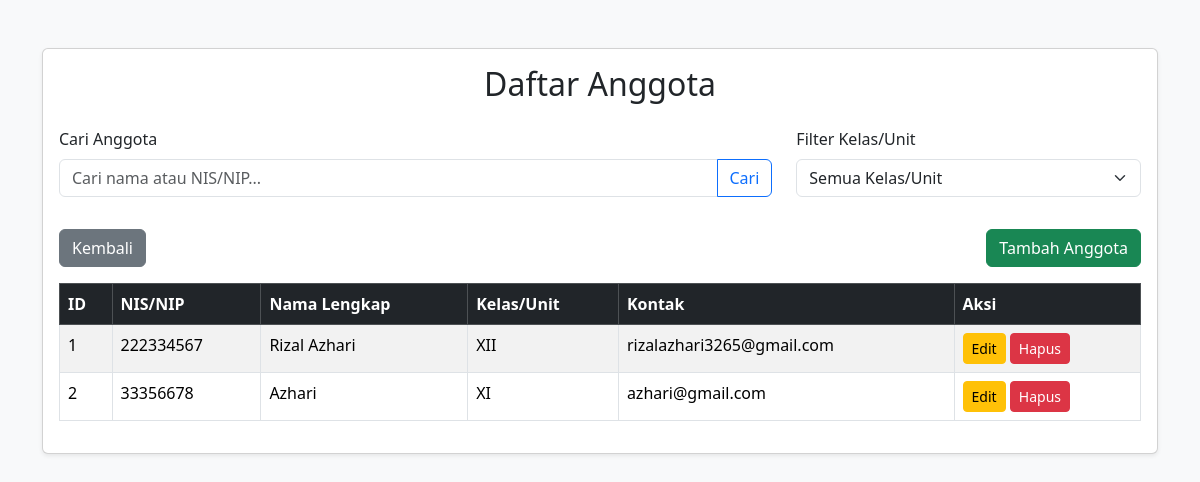
The app's page /tampilan/anggota/daftar_anggota.php (signed in) with its own data.
### tables this page shows
CREATE TABLE `anggota` (
  `id_anggota` int(11) NOT NULL,
  `id_pengguna` int(11) NOT NULL,
  `nis_nip` int(11) NOT NULL,
  `nama` varchar(114) NOT NULL,
  `kelas_unit` varchar(114) NOT NULL,
  `kontak` varchar(114) NOT NULL
);

### tampilan/anggota/daftar_anggota.php (the view, shortened to what this page needs)
<?php
require '../../config/koneksi.php';
$searchQuery = $_GET['q'] ?? '';
$sql = "SELECT * FROM anggota WHERE (nama LIKE :searchQuery OR nis_nip LIKE :searchQuery)";
$stmt = $pdo->prepare($sql);
$params = [':searchQuery' => '%' . $searchQuery . '%'];
$stmt->execute($params);
$anggota = $stmt->fetchAll(PDO::FETCH_ASSOC);
?>
<!DOCTYPE html>
<html lang="id">
<head>
    <link rel="stylesheet" href="../../bootstrap/css/bootstrap.min.css">
</head>
<body class="bg-light">
    <div class="container mt-5">
        <div class="card shadow-sm">
            <div class="card-body">
                <h2 class="text-center mb-4">Daftar Anggota</h2>
                <form method="GET" action="daftar_anggota.php" class="mb-3">
                    <div class="row">
                        <div class="col-md-8 mb-3">
                            <label for="q" class="form-label">Cari Anggota</label>
                            <div class="input-group">
                                <input type="text" name="q" class="form-control" placeholder="Cari nama atau NIS/NIP..." value="<?= htmlspecialchars($searchQuery); ?>">
                                <button class="btn btn-outline-primary" type="submit">Cari</button>
                            </div>
                        </div>
                        <div class="col-md-4 mb-3">
                            <label for="kelas" class="form-label">Filter Kelas/Unit</label>
                            <select name="kelas" class="form-select">
                                <option value="">Semua Kelas/Unit</option>
                            </select>
                        </div>
                    </div>
                </form>
                <div class="d-flex justify-content-between mt-3 mb-3">
                    <a href="../../dashboard/admin_dashboard.php" class="btn btn-secondary">Kembali</a>
                    <a href="tambah_anggota.php" class="btn btn-success">Tambah Anggota</a>
                </div>
                <table class="table table-striped table-bordered table-hover">
                    <thead class="table-dark">
                        <tr>
                            <th>ID</th>
                            <th>NIS/NIP</th>
                            <th>Nama Lengkap</th>
                            <th>Kelas/Unit</th>
                            <th>Kontak</th>
                            <th>Aksi</th>
                        </tr>
                    </thead>
                    <tbody>
                        <?php if (count($anggota) > 0): ?>
                            <?php foreach ($anggota as $b): ?>
                                <tr>
                                    <td><?= $b['id_anggota']; ?></td>
                                    <td><?= htmlspecialchars($b['nis_nip']); ?></td>
                                    <td><?= htmlspecialchars($b['nama']); ?></td>
                                    <td><?= htmlspecialchars($b['kelas_unit']); ?></td>
                                    <td><?= htmlspecialchars($b['kontak']); ?></td>
                                    <td>
                                        <a href="edit_anggota.php?id=<?= $b['id_anggota']; ?>" class="btn btn-warning btn-sm">Edit</a>
                                        <a href="../../proses/anggota/hapus_anggota.php?id=<?= $b['id_anggota']; ?>" class="btn btn-danger btn-sm" onclick="return confirm('Yakin ingin menghapus anggota ini?');">Hapus</a>
                                    </td>
                                </tr>
                            <?php endforeach; ?>
                        <?php else: ?>
                            <tr>
                                <td colspan="6" class="text-center">Anggota tidak ditemukan.</td>
                            </tr>
                        <?php endif; ?>
                    </tbody>
                </table>
            </div>
        </div>
    </div>
</body>
</html>

### records on screen
anggota: id_anggota "1", nis_nip "222334567", nama "Rizal Azhari", kelas_unit "XII", kontak "rizalazhari3265@gmail.com"
anggota: id_anggota "2", nis_nip "33356678", nama "Azhari", kelas_unit "XI", kontak "azhari@gmail.com"
